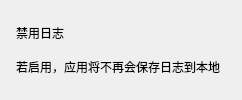
          <widget class="CardWidget" name="CardWidget_6">
           <property name="minimumSize">
            <size>
             <width>0</width>
             <height>70</height>
            </size>
           </property>
           <layout class="QHBoxLayout" name="horizontalLayout_6">
            <property name="leftMargin">
             <number>16</number>
            </property>
            <property name="topMargin">
             <number>16</number>
            </property>
            <property name="rightMargin">
             <number>16</number>
            </property>
            <property name="bottomMargin">
             <number>16</number>
            </property>
            <item>
             <layout class="QVBoxLayout" name="verticalLayout_16">
              <property name="spacing">
               <number>0</number>
              </property>
              <item>
               <widget class="StrongBodyLabel" name="StrongBodyLabel_11">
                <property name="sizePolicy">
                 <sizepolicy hsizetype="Expanding" vsizetype="Preferred">
                  <horstretch>0</horstretch>
                  <verstretch>0</verstretch>
                 </sizepolicy>
                </property>
                <property name="text">
                 <string>禁用日志</string>
                </property>
               </widget>
              </item>
              <item>
               <widget class="CaptionLabel" name="CaptionLabel_10">
                <property name="text">
                 <string>若启用，应用将不再会保存日志到本地</string>
                </property>
                <property name="lightColor" stdset="0">
                 <color alpha="150">
                  <red>0</red>
                  <green>0</green>
                  <blue>0</blue>
                 </color>
                </property>
                <property name="darkColor" stdset="0">
                 <color alpha="200">
                  <red>255</red>
                  <green>255</green>
                  <blue>255</blue>
                 </color>
                </property>
               </widget>
              </item>
             </layout>
            </item>
            <item>
             <widget class="SwitchButton" name="switch_disable_log">
              <property name="onText">
               <string>启用</string>
              </property>
              <property name="offText">
               <string>禁用</string>
              </property>
             </widget>
            </item>
           </layout>
          </widget>
